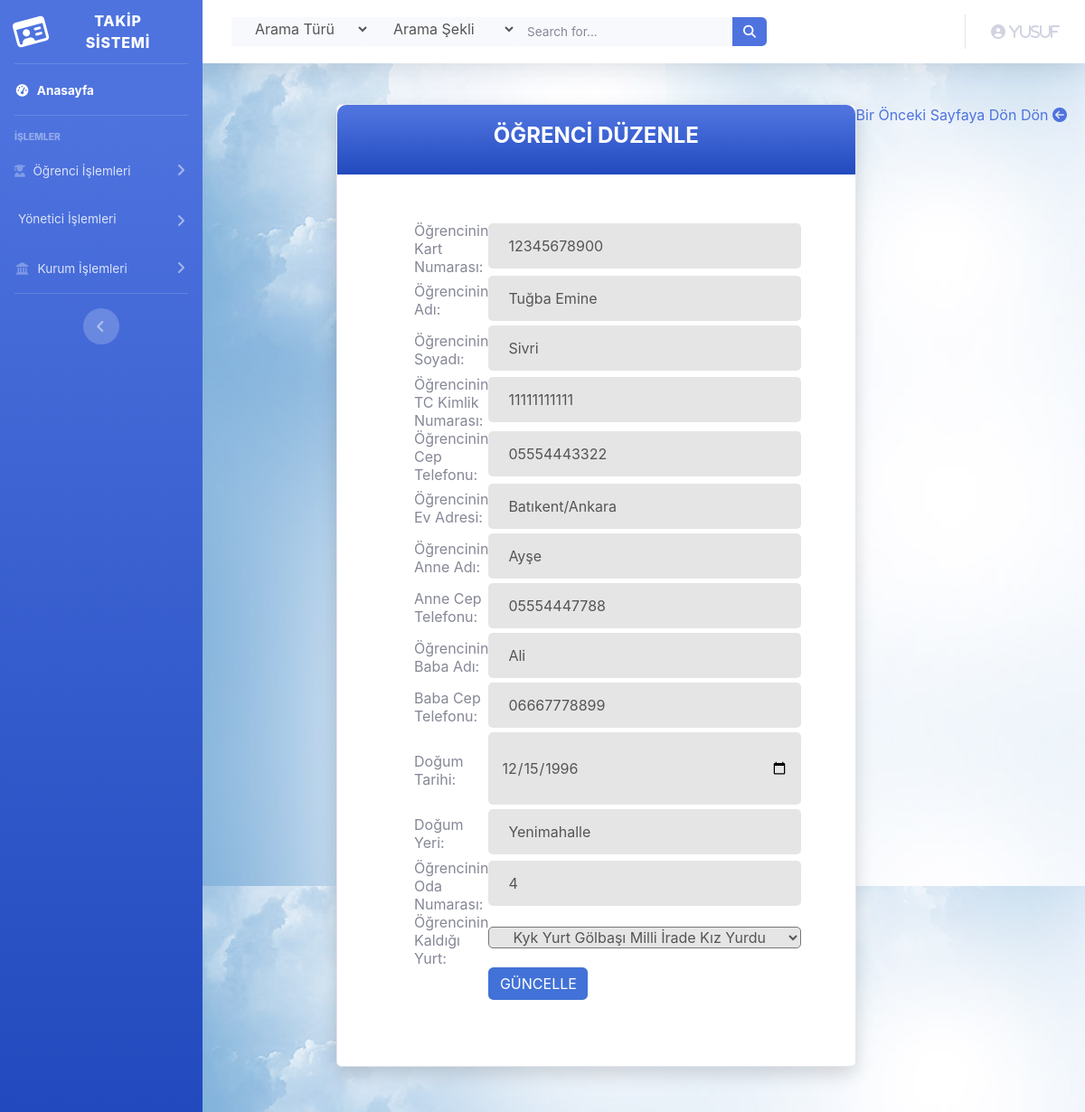
The page /düzenleOgrenciAdmin.php?kartId=12345678900 (signed in) on the database its author committed.
### tables this page shows
CREATE TABLE `students1` (
  `kartId` char(11) NOT NULL,
  `TCKimlikNo` char(11) NOT NULL,
  `Ad` varchar(50) NOT NULL,
  `Soyad` varchar(50) NOT NULL,
  `ogrTel` char(11) NOT NULL,
  `dogumTarihi` date NOT NULL,
  `dogumYeri` varchar(50) NOT NULL,
  `anneAd` varchar(50) NOT NULL,
  `anneTel` char(11) NOT NULL,
  `babaAd` varchar(50) NOT NULL,
  `babaTel` char(11) NOT NULL,
  `evAdresi` text NOT NULL,
  `odaNo` int(11) NOT NULL,
  `kurumId` int(11) NOT NULL
);

CREATE TABLE `institutions` (
  `kurumId` int(11) NOT NULL,
  `kurumAdı` varchar(100) NOT NULL,
  `kurumAdresi` text NOT NULL,
  `kurumİli` varchar(50) NOT NULL
);

### düzenleOgrenciAdmin.php (the view, shortened to what this page needs)
<?php
include("layoutAdmin.php");
$id = $_GET['kartId'];
$query = mysqli_query($con, "select * from students1 where kartId = '$id'");
$ogr = mysqli_fetch_assoc($query);
$sor=mysqli_query($con,"select * from institutions where kurumId='".$ogr['kurumId']."'");
$kur=mysqli_fetch_array($sor);
?>
<div class="page-wrapper  p-t-45 p-b-50">
<div style="padding-right: 20px;float:right"><a href="ogrenciDetailAdminTüm.php">Bir Önceki Sayfaya Dön Dön <i class="fas fa-arrow-circle-left"></i></a></div>
    <div class="wrapper wrapper--w680">
        <div class="card card-5">
            <div class="card-heading bg-gradient-primary">
                <h2 class="title">ÖĞRENCİ DÜZENLE</h2>
            </div>
            <div class="card-body">
                <form method="POST" action="ogrenciDüzenleAdmin1.php">
                    <table>
                        <tr>
                            <td>
                                Öğrencinin Kart Numarası:
                            </td>
                            <td>
                                <?php
                                echo ' <input class="input--style-5" type="text" name="kart" placeholder="Kart Numarasını Giriniz" value="' . $ogr['kartId'] . '" required />';
                                ?>
                            </td>
                        </tr>
                        <tr>
                            <td>
                                Öğrencinin Adı:
                            </td>
                            <td>
                                <?php
                                echo ' <input class="input--style-5" type="text" name="adi" placeholder="Öğrencinin Adı" value="' . $ogr['Ad'] . '" required  />';
                                ?>
                            </td>
                        </tr>
                        <tr>
                            <td>
                                Öğrencinin Soyadı:
                            </td>
                            <td>
                                <?php
                                echo '<input class="input--style-5" type="text" name="soyadi" placeholder="Öğrencinin Soyadı" value="' . $ogr['Soyad'] . '" required />';
                                ?>
                            </td>
                        </tr>
                        <tr>
                            <td>
                                Öğrencinin TC Kimlik Numarası:
                            </td>
                            <td>
                                <?php
                                echo '<input class="input--style-5" type="text" name="tcKimlik" placeholder="Öğrencinin TC Kimlik No" value="' . $ogr['TCKimlikNo'] . '" required />';
                                ?>
                            </td>
                        </tr>
                        <tr>
                            <td>
                                Öğrencinin Cep Telefonu:
                            </td>
                            <td>
                                <?php
                                echo '<input class="input--style-5" type="text" name="telefon" placeholder="Öğrencinin Cep Telefonu" value="' . $ogr['ogrTel'] . '" required/>';
                                ?>
                            </td>
                        </tr>
                        <tr>
                            <td>
                                Öğrencinin Ev Adresi:
                            </td>
                            <td>
                                <?php
                                echo '<input class="input--style-5" name="adres" placeholder="Ev Adresi" value="' . $ogr['evAdresi'] . '" required></input>';
                                ?>
                            </td>
                        </tr>
                        <tr>
                            <td>
                                Öğrencinin Anne Adı:
                            </td>
                            <td>
                                <?php
                                echo ' <input class="input--style-5" type="text" name="anneAdi" placeholder="Anne Adı" value="' . $ogr['anneAd'] . '" required >';
                                ?>
                            </td>
                        </tr>
                        <tr>
                            <td>
                                Anne Cep Telefonu:
                            </td>
                            <td>
                                <?php
                                echo '<input class="input--style-5" type="text" name="anneCep" placeholder="Anne Cep No" value="' . $ogr['anneTel'] . '" required>';
                                ?>
                            </td>
                        </tr>
                        <tr>
                            <td>
                                Öğrencinin Baba Adı:
                            </td>
                            <td>
                                <?php
                                echo '<input class="input--style-5" type="text" name="babaAdi" placeholder="Baba Adı" value="' . $ogr['babaAd'] . '" required >';
                                ?>
                            </td>
                        </tr>
                        <tr>
                            <td>
                                Baba Cep Telefonu:
                            </td>
                            <td>
                                <?php
                                echo '<input class="input--style-5" type="text" name="babaCep" placeholder="Baba Cep No" value="' . $ogr['babaTel'] . '" required>';
                                ?>
                            </td>
                        </tr>
                        <tr>
                            <td>
                                Doğum Tarihi:
                            </td>
                            <td>
                                <?php
                                echo '<input class="input--style-5" type="date" name="dogumTarihi" placeholder="Doğum Tarihini Giriniz" value="' . $ogr['dogumTarihi'] . '" required >';
                                ?>
                            </td>
                        </tr>
                        <tr>
                            <td>
                                Doğum Yeri:
                            </td>
                            <td>
                                <?php
                                echo '<input class="input--style-5" type="text" name="dogumYeri" placeholder="Doğum Yerini Giriniz" value="' . $ogr['dogumYeri'] . '" required >';
                                ?>
                            </td>
                        </tr>
                        <tr>
                            <td>
                                Öğrencinin Oda Numarası:
                            </td>
                            <td>
                                <?php
                                echo ' <input class="input--style-5" type="text" name="odaNo" placeholder="Öğrencinin Oda Numarası" value="' . $ogr['odaNo'] . '"required>';
                                ?>
                            </td>
                        </tr>
                        <tr>
                            <td>
                                Öğrencinin Kaldığı Yurt:
                            </td>
                            <td>
                                <?php
                                echo '<select class=input--style-5 name="yurt" >
                                <option value=' . $kur['kurumId'] . ' >' . $kur['kurumAdı'] . '</option>';
                                echo '</select>';
                                ?>
                            </td>
                        </tr>
                        <tr>
                            <td></td>
                            <td>
                                <input class="btn btn--radius-2 btn--blue" type="submit" name="Güncelle" value="Güncelle" style="width:110px">
                            </td>
                        </tr>
                    </table>
                </form>
            </div>
        </div>
    </div>
</div>
</div>
<?php
include("layoutFooterAdmin.php")
?>

### layoutAdmin.php (shortened to what this page needs)
<html lang="en">
<?php
include("db.php");
?>
<head>
  <link href="vendor/fontawesome-free/css/all.min.css" rel="stylesheet" type="text/css">
  <link href="css/sb-admin-2.min.css" rel="stylesheet">
  <link rel="stylesheet" type="text/css" href="fonts/Linearicons-Free-v1.0.0/icon-font.min.css">
  <link href="css/ekle.css" rel="stylesheet" media="all">
     <link href="vendor/ekle/mdi-font/css/material-design-iconic-font.min.css" rel="stylesheet" media="all">
    <link href="vendor/ekle/font-awesome-4.7/css/font-awesome.min.css" rel="stylesheet" media="all">
    <link href="vendor/ekle/select2/select2.min.css" rel="stylesheet" media="all">
    <link href="vendor/ekle/datepicker/daterangepicker.css" rel="stylesheet" media="all">
</head>
<body id="page-top">
  <div id="wrapper">
    <ul class="navbar-nav bg-gradient-primary sidebar sidebar-dark accordion" id="accordionSidebar">
      <a class="sidebar-brand d-flex align-items-center justify-content-center" href="anasayfaAdmin.php">
        <div class="sidebar-brand-icon rotate-n-15">
          <i class="far fa-id-card"></i>
        </div>
        <div class="sidebar-brand-text mx-3">TAKİP SİSTEMİ
        </div>
      </a>
      <hr class="sidebar-divider my-0">
      <li class="nav-item active">
        <a class="nav-link" href="anasayfaAdmin.php">
          <i class="fas fa-fw fa-tachometer-alt"></i>
          <span>Anasayfa</span></a>
      </li>
      <hr class="sidebar-divider">
      <div class="sidebar-heading">
        İşlemler
      </div>
      <li class="nav-item">
        <a class="nav-link collapsed" href="#" data-toggle="collapse" data-target="#collapseTwo" aria-expanded="true" aria-controls="collapseTwo">
          <i class="fas fa-user-graduate"></i>
          <span>Öğrenci İşlemleri</span>
        </a>
      </li>
      <li class="nav-item">
        <a class="nav-link collapsed" href="#" data-toggle="collapse" data-target="#collapseUtilities" aria-expanded="true" aria-controls="collapseUtilities">
          <span>Yönetici İşlemleri</span>
        </a>
      </li>
      <li class="nav-item">
        <a class="nav-link collapsed" href="#" data-toggle="collapse" data-target="#collapsePages" aria-expanded="true" aria-controls="collapsePages">
          <i class="fas fa-fw fa-landmark"></i>
          <span>Kurum İşlemleri</span>
        </a>
      </li>
      <hr class="sidebar-divider d-none d-md-block">
      <div class="text-center d-none d-md-inline">
        <button class="rounded-circle border-0" id="sidebarToggle"></button>
      </div>
    </ul>
    <div id="content-wrapper" class="d-flex flex-column">
      <div id="content">
        <nav class="navbar navbar-expand navbar-light bg-white topbar  static-top shadow">
          <form class="d-none d-sm-inline-block form-inline mr-auto ml-md-3 my-2 my-md-0 mw-100 navbar-search" method="POST" action="anasayfaAdmin.php">
            <div class="input-group bg-light border-0 small" >
            <select name="tablo" class="bg-light border-0 medium input--style-5">
                <option value="0">Arama Türü</option>
              </select>
              <select name="islem" class="bg-light border-0 medium input--style-5">
                <option value="0">Arama Şekli</option>
              </select>
                <input type="text" class="form-control bg-light border-0 medium " placeholder="Search for..." aria-label="Search" aria-describedby="basic-addon2" name="search">
                <div class="input-group-append">
                  <button class="btn btn-primary" type="submit" name="gönder">
                    <i class="fas fa-search fa-sm"></i>
                  </button>
                </div>
            </div>
          </form>
          <ul class="navbar-nav ml-auto">
            <li class="nav-item dropdown no-arrow">
              <a class="nav-link dropdown-toggle" href="#" id="userDropdown" role="button" data-toggle="dropdown" aria-haspopup="true" aria-expanded="false">
                <i class="fas fa-user-circle fa-user-cog">
                  <?php
                  $index2id = $_SESSION['adminId'];
                  $sorgu = mysqli_query($con, "Select * from admins where id='$index2id'");
                  $str = mysqli_fetch_array($sorgu);
                  if ($str != null)
                      echo $str['Ad'];
                  ?>
                </i>
              </a>
            </li>
          </ul>
        </nav>

### layoutFooterAdmin.php (shortened to what this page needs)
<link href="css/sb-admin-2.min.css" rel="stylesheet">
<link href="vendor/fontawesome-free/css/all.min.css" rel="stylesheet" type="text/css">
<link rel="stylesheet" type="text/css" href="fonts/Linearicons-Free-v1.0.0/icon-font.min.css">
</body>
</html>

### css/ekle.css (style rules this page uses)
html { -webkit-box-sizing: border-box; -moz-box-sizing: border-box; box-sizing: border-box; }
* { padding: 0; margin: 0; }
*, *:before, *:after { -webkit-box-sizing: inherit; -moz-box-sizing: inherit; box-sizing: inherit; }
body, h1, h2, h3, h4, h5, h6, blockquote, p, pre, dl, dd, ol, ul, figure, hr, fieldset, legend { margin: 0; padding: 0; }
button { outline: none; background: none; border: none; }
.page-wrapper { min-height: 100vh; background-image: url('../images/adminArkaPlan.jpg'); }
body { font-family: "Open Sans", "Arial", "Helvetica Neue", sans-serif; font-weight: 400; font-size: 14px; }
h1, h2, h3, h4, h5, h6 { font-weight: 400; }
h2 { font-size: 30px; }
.p-t-45 { padding-top: 45px; }
.p-b-50 { padding-bottom: 50px; }
.wrapper { margin: 0 auto; }
.wrapper--w680 { max-width: 680px; }
.btn { display: inline-block; line-height: 50px; -webkit-transition: all 0.4s ease; -o-transition: all 0.4s ease; -moz-transition: all 0.4s ease; transition: all 0.4s ease; cursor: pointer; font-size: 15px; text-transform: uppercase; font-weight: 700; color: #fff; font-family: inherit; }
.btn--radius-2 { -webkit-border-radius: 5px; -moz-border-radius: 5px; border-radius: 5px; }
.btn--blue { background: #4272d7; }
input[type="date" i] { padding: 14px; }
input { outline: none; margin: 0; border: none; -webkit-box-shadow: none; -moz-box-shadow: none; box-shadow: none; width: 100%; font-size: 14px; font-family: inherit; }
.input--style-5 { background: #e5e5e5; line-height: 50px; -webkit-border-radius: 5px; -moz-border-radius: 5px; border-radius: 5px; padding: 0 22px; font-size: 16px; color: #555; margin-bottom: 5px; }
.input-group { position: relative; margin: 0; }
.title { font-size: 24px; font-weight: 700; text-align: center; color: #fff; }
.card { -webkit-border-radius: 3px; -moz-border-radius: 3px; border-radius: 3px; background: #fff; }
.card-5 { background: #fff; -webkit-border-radius: 10px; -moz-border-radius: 10px; border-radius: 10px; -webkit-box-shadow: 0px 8px 20px 0px rgba(0, 0, 0, 0.15); -moz-box-shadow: 0px 8px 20px 0px rgba(0, 0, 0, 0.15); box-shadow: 0px 8px 20px 0px rgba(0, 0, 0, 0.15); }
.card-5 .card-heading { padding: 20px 0; -webkit-border-top-left-radius: 10px; -moz-border-radius-topleft: 10px; border-top-left-radius: 10px; -webkit-border-top-right-radius: 10px; -moz-border-radius-topright: 10px; border-top-right-radius: 10px; }
.card-5 .card-body { padding: 52px 85px; padding-bottom: 73px; }

### rows shown on the page
students1: kart "12345678900", adi "Tuğba Emine", soyadi "Sivri", tcKimlik "11111111111", telefon "05554443322", adres "Batıkent/Ankara", anneAdi "Ayşe", anneCep "05554447788", babaAdi "Ali", babaCep "06667778899", dogumTarihi "12/15/1996", dogumYeri "Yenimahalle", odaNo "4"
institutions: yurt "Kyk Yurt Gölbaşı Milli İrade Kız Yurdu"

### other values the page prints
$str['Ad'] "Yusuf"
